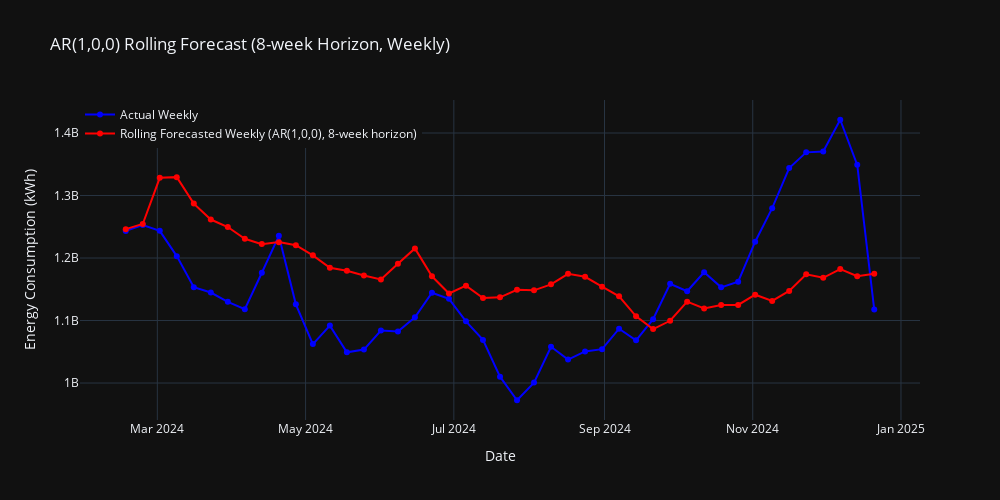

Notebook code cell kept with this figure:
### Markdown cell above
AR1 8-week horizon

### Code cell
import pandas as pd
from darts import TimeSeries
from darts.models import ARIMA
from darts.metrics import mape
import plotly.graph_objects as go
import plotly.io as pio
import warnings

# Optional: suppress convergence warnings
warnings.filterwarnings("ignore")

# --- Load or define your data ---
# df = pd.read_csv("your_data.csv")
# time_index = pd.to_datetime(df["date"])
# energy_consumption_data = df["kwh"]

# Ensure consistent lengths
min_len = min(len(time_index), len(energy_consumption_data))
time_index = time_index[:min_len]
energy_consumption_data = energy_consumption_data[:min_len]

# --- Convert to Darts TimeSeries (WEEKLY) ---
series = TimeSeries.from_times_and_values(
    pd.DatetimeIndex(time_index),
    energy_consumption_data,
    fill_missing_dates=True,
)

# --- Fit ARIMA and Multi-Step Forecast (Horizon = 4 weeks) ---
model = ARIMA(1, 0, 0)  # AR(1)
horizon = 8          # forecast 4 steps ahead
forecast = model.historical_forecasts(
    series=series,
    start=len(series) - 52,  # start 1 year before end
    forecast_horizon=horizon,
    stride=1,
    retrain=True,
    train_length=104,        # train on 2 years
    last_points_only=True    # return only the final forecast point
)

# --- Align actual values ---
actual = series.slice(forecast.start_time(), forecast.end_time())

# Convert to Pandas
actual_df = actual.pd_series().to_frame(name="Actual")
forecast_df = forecast.pd_series().to_frame(name="Forecast")

# --- Plot with Plotly ---
fig = go.Figure()

# Actual values
fig.add_trace(go.Scatter(
    x=actual_df.index,
    y=actual_df["Actual"],
    mode='lines+markers',
    name='Actual Weekly',
    line=dict(color='blue')
))

# Forecast values
fig.add_trace(go.Scatter(
    x=forecast_df.index,
    y=forecast_df["Forecast"],
    mode='lines+markers',
    name='Rolling Forecasted Weekly (AR(1,0,0), 8-week horizon)',
    line=dict(color='red')
))

# Layout
fig.update_layout(
    title="AR(1,0,0) Rolling Forecast (8-week Horizon, Weekly)",
    xaxis_title="Date",
    yaxis_title="Energy Consumption (kWh)",
    legend=dict(x=0, y=1),
    template="plotly_dark",
    width=1000,
    height=500
)

# Show plot
fig.show()

# --- Save JSON for Next.js ---
pio.write_json(
    fig,
    "/Users/omarabdesslem/Documents/Projects/Thesis-Website/public/AR/AR_data.json",
    pretty=True
)

# --- Evaluate and save MAPE ---
if len(actual) == len(forecast):
    mape_score = mape(actual, forecast)
    print(f"✅ MAPE (Weekly, 8-week Horizon): {mape_score:.2f}%")

    with open("/Users/omarabdesslem/Documents/Projects/Thesis-Website/public/AR/ar_mape.txt", "w") as f:
        f.write(f"{mape_score:.2f}")
else:
    print("⚠️ Forecast and actual series do not match in length.")

### Figure 1 — Plotly figure (JSON) as saved in the notebook; plotly's stock layout.template omitted (floating-point values rounded to 4 significant figures)
{"data": [{"line": {"color": "blue"}, "mode": "lines+markers", "name": "Actual Weekly", "type": "scatter", "x": ["2024-02-17T00:00:00", "2024-02-24T00:00:00", "2024-03-02T00:00:00", "2024-03-09T00:00:00", "2024-03-16T00:00:00", "2024-03-23T00:00:00", "2024-03-30T00:00:00", "2024-04-06T00:00:00", "2024-04-13T00:00:00", "2024-04-20T00:00:00", "2024-04-27T00:00:00", "2024-05-04T00:00:00", "2024-05-11T00:00:00", "2024-05-18T00:00:00", "2024-05-25T00:00:00", "2024-06-01T00:00:00", "2024-06-08T00:00:00", "2024-06-15T00:00:00", "2024-06-22T00:00:00", "2024-06-29T00:00:00", "2024-07-06T00:00:00", "2024-07-13T00:00:00", "2024-07-20T00:00:00", "2024-07-27T00:00:00", "2024-08-03T00:00:00", "2024-08-10T00:00:00", "2024-08-17T00:00:00", "2024-08-24T00:00:00", "2024-08-31T00:00:00", "2024-09-07T00:00:00", "2024-09-14T00:00:00", "2024-09-21T00:00:00", "2024-09-28T00:00:00", "2024-10-05T00:00:00", "2024-10-12T00:00:00", "2024-10-19T00:00:00", "2024-10-26T00:00:00", "2024-11-02T00:00:00", "2024-11-09T00:00:00", "2024-11-16T00:00:00", "2024-11-23T00:00:00", "2024-11-30T00:00:00", "2024-12-07T00:00:00", "2024-12-14T00:00:00", "2024-12-21T00:00:00"], "y": [1243000000.0, 1253000000.0, 1244000000.0, 1203000000.0, 1153000000.0, 1145000000.0, 1130000000.0, 1118000000.0, 1176000000.0, 1236000000.0, 1126000000.0, 1062000000.0, 1092000000.0, 1049000000.0, 1053000000.0, 1084000000.0, 1083000000.0, 1105000000.0, 1145000000.0, 1135000000.0, 1099000000.0, 1069000000.0, 1010000000.0, 972500000.0, 1001000000.0, 1058000000.0, 1038000000.0, 1051000000.0, 1054000000.0, 1087000000.0, 1068000000.0, 1102000000.0, 1159000000.0, 1147000000.0, 1177000000.0, 1153000000.0, 1162000000.0, 1226000000.0, 1280000000.0, 1344000000.0, 1369000000.0, 1371000000.0, 1421000000.0, 1349000000.0, 1118000000.0]}, {"line": {"color": "red"}, "mode": "lines+markers", "name": "Rolling Forecasted Weekly (AR(1,0,0), 8-week horizon)", "type": "scatter", "x": ["2024-02-17T00:00:00", "2024-02-24T00:00:00", "2024-03-02T00:00:00", "2024-03-09T00:00:00", "2024-03-16T00:00:00", "2024-03-23T00:00:00", "2024-03-30T00:00:00", "2024-04-06T00:00:00", "2024-04-13T00:00:00", "2024-04-20T00:00:00", "2024-04-27T00:00:00", "2024-05-04T00:00:00", "2024-05-11T00:00:00", "2024-05-18T00:00:00", "2024-05-25T00:00:00", "2024-06-01T00:00:00", "2024-06-08T00:00:00", "2024-06-15T00:00:00", "2024-06-22T00:00:00", "2024-06-29T00:00:00", "2024-07-06T00:00:00", "2024-07-13T00:00:00", "2024-07-20T00:00:00", "2024-07-27T00:00:00", "2024-08-03T00:00:00", "2024-08-10T00:00:00", "2024-08-17T00:00:00", "2024-08-24T00:00:00", "2024-08-31T00:00:00", "2024-09-07T00:00:00", "2024-09-14T00:00:00", "2024-09-21T00:00:00", "2024-09-28T00:00:00", "2024-10-05T00:00:00", "2024-10-12T00:00:00", "2024-10-19T00:00:00", "2024-10-26T00:00:00", "2024-11-02T00:00:00", "2024-11-09T00:00:00", "2024-11-16T00:00:00", "2024-11-23T00:00:00", "2024-11-30T00:00:00", "2024-12-07T00:00:00", "2024-12-14T00:00:00", "2024-12-21T00:00:00"], "y": [1246000000.0, 1254000000.0, 1328000000.0, 1329000000.0, 1287000000.0, 1262000000.0, 1250000000.0, 1231000000.0, 1222000000.0, 1225000000.0, 1221000000.0, 1204000000.0, 1184000000.0, 1180000000.0, 1172000000.0, 1166000000.0, 1191000000.0, 1215000000.0, 1171000000.0, 1143000000.0, 1156000000.0, 1136000000.0, 1137000000.0, 1149000000.0, 1148000000.0, 1158000000.0, 1175000000.0, 1170000000.0, 1154000000.0, 1139000000.0, 1107000000.0, 1086000000.0, 1100000000.0, 1130000000.0, 1119000000.0, 1125000000.0, 1125000000.0, 1141000000.0, 1131000000.0, 1147000000.0, 1174000000.0, 1168000000.0, 1182000000.0, 1171000000.0, 1175000000.0]}], "layout": {"height": 500, "legend": {"x": 0, "y": 1}, "title": {"text": "AR(1,0,0) Rolling Forecast (8-week Horizon, Weekly)"}, "width": 1000, "xaxis": {"title": {"text": "Date"}}, "yaxis": {"title": {"text": "Energy Consumption (kWh)"}}}}
